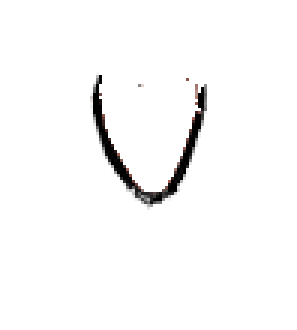
#> input picture ascii_pet/assets/characters/face_layers/strokes/mouth_bot.png, 99 x 110 px (shown 3 times larger)
$ python -i import_face_layers.py   (imports and definitions only)
#> lines starting #> are read from the running program, lines starting #| are printed output that depends on the picture; after the words box and inside, x2 and y2 are one past the last pixel; in counts of white or black regions, pixels touching at a corner belong together
#> further down, picture is the input picture: PIL image 99x110 RGBA; mean R, G, B, A 0.5, 0.3, 0.3, 6.5
"""把画师（用户本人）画的表情差分 PSD 导入成面部骨架用的分层素材。

输入：Procreate / Photoshop 导出的 PSD（和原图同构图，可以是不同分辨率），以及图层映射表
      assets/source/face_layers_map.json（哪个图层是哪个状态的眼眶线稿 / 眼白 / 虹膜 / 高光 / 嘴）。
输出：assets/characters/face_layers/ 下按状态、左右眼拆好的 PNG + manifest.json，坐标统一换算到标定图
      （maid_face.jpg，2000×1410）的像素坐标，所有角色视图（半身 / 特写）共用。

处理：
- 按映射表取图层（用自己写的 PSD 读取器，PIL 自带的读不了 Procreate 的多图层）
- 偏移校正：虹膜层如果被挪开了，和“带虹膜的线稿”参考层做模板对齐，自动移回眼睛上
- 缩放到标定图分辨率（预乘 alpha 再缩放，线条边缘不会发黑或发绿）
- 每张线稿按连通区域拆成：左眼 / 右眼、左眉 / 右眉、嘴（各自能单独变换、替换）
- 记录虹膜中心、眼白范围等几何信息

用法：python tools/import_face_layers.py <差分.psd> [映射表.json] [输出目录]
"""
from __future__ import annotations

import heapq
import json
import math
import os
import sys

HERE = os.path.dirname(os.path.abspath(__file__))
ROOT = os.path.dirname(HERE)
sys.path.insert(0, HERE)
sys.path.insert(0, ROOT)

from psd_layers import read as read_psd  # noqa: E402

CAL_W, CAL_H = 2000, 1410
REGION = (800, 300, 1130, 620)          # 输出范围（标定图坐标）：双眼、眉毛、嘴


# [17 lines left out: functions _canvas, _to_cal, not called in this run]


def _dark_mask(img, thr=100):
#> called with thr = 100
    a = img.getchannel("A")
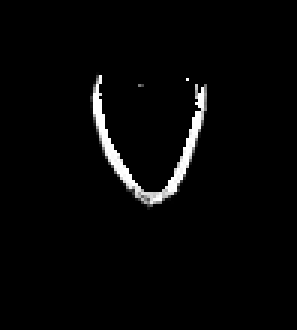
#> a: PIL image 99x110 L (shown 3 times larger); min 0, max 255, mean 6.5
    g = img.convert("L")
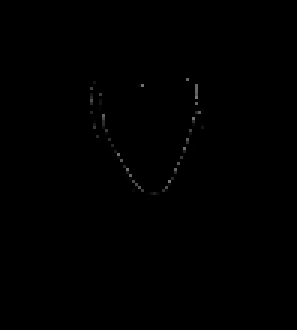
#> g: PIL image 99x110 L (shown 3 times larger); min 0, max 118, mean 0.4
    from PIL import ImageChops

    return ImageChops.multiply(a.point(lambda v: 255 if v > 80 else 0), g.point(lambda v: 255 if v < thr else 0))
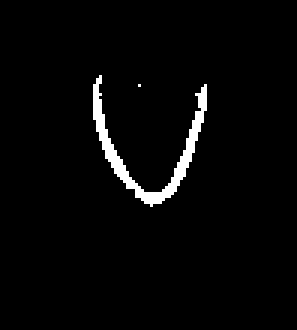
#> returned value: PIL image 99x110 L (shown 3 times larger); 2.7% white; 2 white regions (1 under 20 px), largest, box (x1, y1, x2, y2) and area: (31, 25, 69, 69) 293


# [112 lines left out: functions _align, _components, _mask_from, split_lines, not called in this run]


_STEPS = ((-1, -1, 1.4142), (0, -1, 1.0), (1, -1, 1.4142), (-1, 0, 1.0), (1, 0, 1.0), (-1, 1, 1.4142), (0, 1, 1.0),
          (1, 1, 1.4142))


# [225 lines left out: functions _geodesic, trim_end, main, not called in this run]


# [2 lines not run here, left out]

>>> from PIL import Image
>>> picture = Image.open('../assets/characters/face_layers/strokes/mouth_bot.png')
>>> result = _dark_mask(picture)

$ run again, on ascii_pet/assets/characters/face_layers/strokes/iris_small_l.png
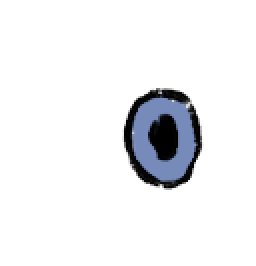
#> input picture ascii_pet/assets/characters/face_layers/strokes/iris_small_l.png, 128 x 133 px (shown 2 times larger)
#> picture is the input picture: PIL image 128x133 RGBA; mean R, G, B, A 5.6, 6.5, 8.8, 22.5
#> in _dark_mask, `g = img.convert("L")`:
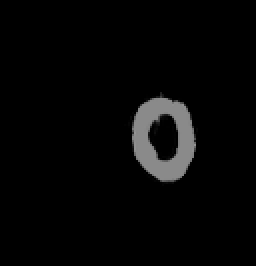
#> g: PIL image 128x133 L (shown 2 times larger); min 0, max 148, mean 6.5
#> in _dark_mask, `return ImageChops.multiply(a.point(lambda v: 255 if v > 80 else 0), g...`:
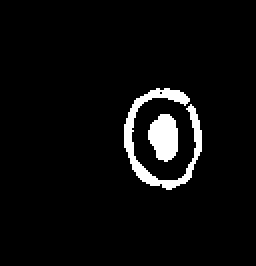
#> returned value: PIL image 128x133 L (shown 2 times larger); 4.6% white; 2 white regions, box (x1, y1, x2, y2) and area: (62, 44, 101, 95) 511, (74, 57, 89, 81) 272

$ run again, on ascii_pet/assets/characters/face_layers/strokes/iris_small_r.png
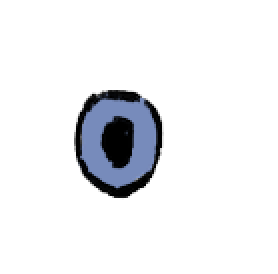
#> input picture ascii_pet/assets/characters/face_layers/strokes/iris_small_r.png, 139 x 137 px (shown 2 times larger)
#> picture is the input picture: PIL image 139x137 RGBA; mean R, G, B, A 6.5, 7.6, 10.2, 25
#> in _dark_mask, `g = img.convert("L")`:
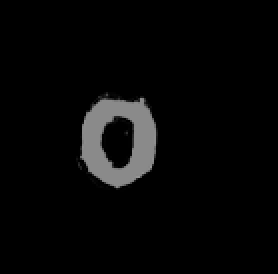
#> g: PIL image 139x137 L (shown 2 times larger); min 0, max 149, mean 7.5
#> in _dark_mask, `return ImageChops.multiply(a.point(lambda v: 255 if v > 80 else 0), g...`:
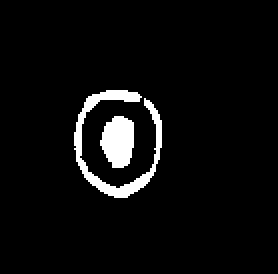
#> returned value: PIL image 139x137 L (shown 2 times larger); 4.8% white; 2 white regions, box (x1, y1, x2, y2) and area: (37, 45, 81, 99) 564, (50, 58, 67, 84) 341
